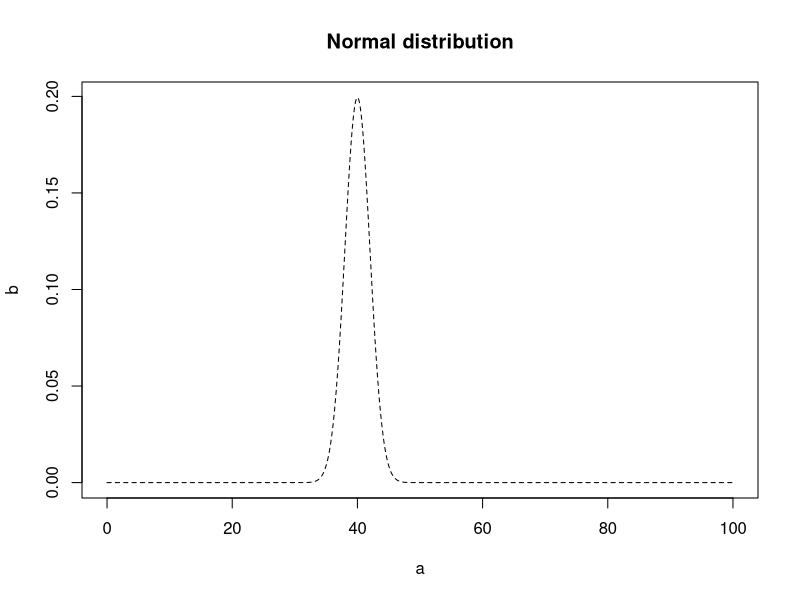
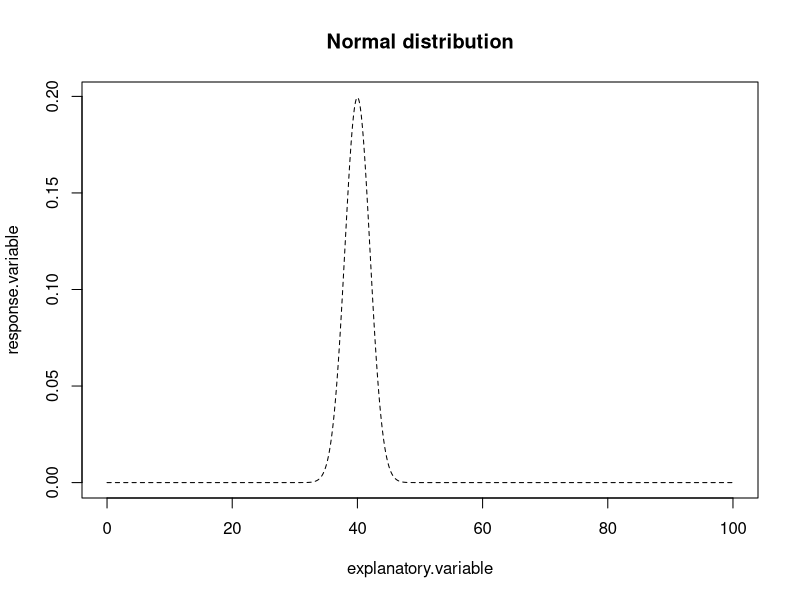

These charts were generated, in order, by the following R code: (Note: this script raises an error after producing the figures.)
## ---- chunk 1
a<-seq(0,100,0.1)
b<-dnorm(a,40,2)
plot(a,b,type="l",main="Normal distribution",lty=2)
## ---- chunk 2
# generate normal distribution function
explanatory.variable <- seq(from=0, to=100, by=0.1)
response.variable <- dnorm(explanatory.variable, mean=40, sd=2)

# generate plot
plot(explanatory.variable, response.variable, 
     type="l", main="Normal distribution", 
     lty=2)
## ---- chunk 3
vrn <- c(0.45, 0.5, 0.65) 		# bad practice

vot.rate.nbh <- c(0.45, 0.5, 0.65) 	# better

voting.rate.nbh <- c(0.45, 0.5, 0.65)	# great
## ---- chunk 4
avg <- mean_rate(vrn)							# bad practice

average.rate <- average_rate_from_neighborhoods(voting.rate.nbh)	# great
## ---- chunk 5
last.name <- "Seldon" 	# Python would complain with this!
## ---- chunk 6
plot_data_with_regression <- function(explanatory, response, line.color){
  min.y.plot <- min(response) - 1
  max.y.plot <- max(response) + 1
  plot(explanatory, response, 
       xlab="Variable 1", ylab="Response", 
       ylim=c(min.y.plot, max.y.plot),
       main="Data with model",
       pch=5)
  model <- lm(response ~ explanatory)
  lines(explanatory, predict(model), col=line.color, lty=4, lwd = 3)
}

noise <- rnorm(101, 0, 5)
variable.1 <- seq(from=0, to=10, 0.1)
fake.data <- 0.56*expl + noise + 0.5

plot_data_with_regression(variable.1, fake.data, "blue")
## ---- chunk 7
#' Plot a set of data with a linear regression.
#'
#' @param explanatory A vector of data for the explanatory variable.
#' @param response A vector of data for the response variable.
#' @param line.color A string determining the plot color of the regression.
#' @returns Produces a plot including the explanatory VS the response variable, 
#'          with the regression overlaid.
plot_data_with_regression <- function(explanatory, response, line.color){
  min.y.plot <- min(response) - 1
  max.y.plot <- max(response) + 1
  plot(explanatory, response, 
       xlab="Variable 1", ylab="Response", 
       ylim=c(min.y.plot, max.y.plot),
       main="Data with model",
       pch=5)
  model <- lm(response ~ explanatory)
  lines(explanatory, predict(model), col=line.color, lty=4, lwd = 3)
}
